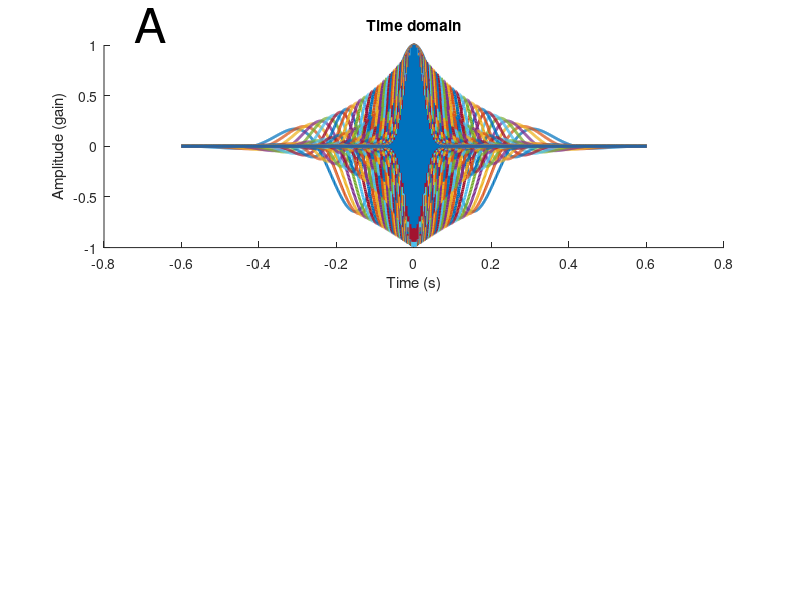

MATLAB code to generate this figure: (Note: this script raises an error after producing the figure.)
%% Step 1: Define Parameters

%initialize variables
srate = 1000; % 1,000Hz
% -500:0 baseline, 1:500 sample, 501:1310 delay (all in ms)
wavet = -0.6:1/srate:0.6; % in seconds (how long can this be in relation to the signal?)-impact min fwhm and freq
min_freq = 3; %in Hz
max_freq = 200;
num_frex = 50;
min_fwhm = .400; % in seconds (350ms)
max_fwhm = .050; % in seconds (50ms)
wavpts = length(wavet);
%there are N/2+1 frequencies between 0 and srate/2:
hz = linspace(0,srate/2,floor(wavpts/2)+1); % pos frequencies (not neg) up to Nyquist
frex = logspace(log10(min_freq),log10(max_freq),num_frex); %total num of freq's
% s    = logspace(log10(3),log10(12),num_frex)./(2*pi*frex); %width of gaussian
%fwhm of gaussian windows used to create wavelets logarithmically spaced:
fwhm = logspace(log10(min_fwhm),log10(max_fwhm),length(frex)); % in seconds


%% Step 2: Make wavelets, ensure they taper to 0 at either end in time domain and
% ensure Gaussian in frequency domain

% create wavelets using equation 3 from Cohen, 2018: "A better way to define
% and describe Morlet wavelets for time-frequency analysis"

% now using fwhm-specified in time domain
midp = dsearchn(wavet',0); %identify 0ms on wavelet time axis
% init outputs for empirical fwhm (time domain)
empfwhmT = zeros(length(frex),1);
for fi=1:length(frex) %loop over frequencies
    % create the Gaussian using the FWHM formula (equation 3):
    gwin = exp( (-4*log(2)*wavet.^2) ./ fwhm(fi)^2 ); 
    % measure the empirical fwhm (time domain):
    empfwhmT(fi) = wavet(midp-1+dsearchn(gwin(midp:end)',.5)) - ...
    wavet(dsearchn(gwin(1:midp)',.5));
end 
% empirical approximates specified (empfwhmT ~= fwhm)
% now make the wavelets and visualize them in time and frequency domains in
% addition to computing their fwhm 

empfwhmF = zeros(length(frex),1); %init outputs for emp fwhm (freq domain)

for fi=1:length(frex)
    %create wavelets using eq. 3: sin .* gaussian window
    wavelets(fi,:) = exp(2*1i*pi*frex(fi)*wavet).*exp( (-4*log(2)*wavet.^2) ./ fwhm(fi)^2 );
    wavelets_fft(fi,:) = fft(wavelets(fi,:)); % frequency domain (complex)
    wavelets_fft(fi,:) = wavelets_fft(fi,:)./max(wavelets_fft(fi,:)); % normalize 
    % measure the empirical fwhm (frequency domain)
    magnitude = abs(wavelets_fft(fi,1:length(hz)));
     % find left and right 1/2
    [~,peakx]  = max(wavelets_fft(fi,:)); 
    [~,left5]  = min(abs(wavelets_fft(fi,1:peakx)-.5));
    [~,right5] = min(abs(wavelets_fft(fi,peakx:end)-.5));
    right5 = right5+peakx-1;
    empfwhmF(fi) = hz(right5)-hz(left5);
end

% plot wavelets in time domain- ensure all taper to 0 (or very close)
figure(1), clf
subplot(211)
plot(wavet,real(wavelets),'linew',2)
xlabel('Time (s)'), ylabel('Amplitude (gain)')
text(-0.72,1.2,'A','fontsize',35); box off
title('Time domain'); ax=gca; ax.FontSize = 25;
% plot wavelets in frequency domain- ensure all are symmetric about their
% peak frequency and they taper to 0 on the ends
subplot(212)
plot(hz,abs(wavelets_fft(:,1:length(hz))).^2,'linew',2)
set(gca,'xlim',[0 225]); text(-23,1.08,'B','fontsize',35);
xlabel('Frequency (Hz)'), ylabel('Normalized Power')
title('Frequency domain'); ax=gca; ax.FontSize = 25; box off
export_fig('wavelets','-png','-transparent'); %save transparent pdf in pwd

% plot FWHM in time domain to show how much temporal smoothing occurs
figure(2), clf
subplot(211)
% plot(frex,empfwhmT*1000,'o:','markersize',8,'markerfacecolor','w','linew',2)
% semilogx(frex,empfwhmT*1000,'o:','markersize',8,'markerfacecolor','w','linew',2)
semilogx(frex,empfwhmT*1000,'.','markersize',25,'markerfacecolor','b')
% set(gca,'xlim',[0 max(frex)*1.05],'ylim',[0 max(empfwhmT)*1000*1.05])
set(gca,'ylim',[0 max(empfwhmT)*1000*1.05],'xminortick','off'); 
xticks(round(frex(1:3:end),1)); ylabel('FWHM (ms)')
text(2.2,max(empfwhmT)*1000*1.05+35,'A','fontsize',35);
title('Temporal Resolution log-lin'); ax=gca; ax.FontSize = 25;
ax.XTickLabel=[]; box off

% plot FWHM in frequency domain to show how much spectral smoothing occurs
subplot(212)
% plot(frex,empfwhmF,'s:','markersize',10,'markerfacecolor','w','linew',2)
% semilogx(frex,empfwhmF,'s:','markersize',8,'markerfacecolor','w','linew',2)
semilogx(frex,empfwhmF,'.','markersize',25,'markerfacecolor','b')
set(gca,'ylim',[0 max(empfwhmF)*1.05],'xminortick','off')
text(2.2,max(empfwhmF)*1.05+1,'B','fontsize',35);
xticks(round(frex(1:3:end),1)); box off
% set(gca,'xlim',[0 max(frex)*1.05],'ylim',[0 max(empfwhmF)*1.05],'xtick',frex)
xlabel('Wavelet frequency (Hz)'), ylabel('FWHM (Hz)')
title('Spectral Resolution log-lin'); ax=gca; ax.FontSize = 25;
export_fig('fwhm smoothing','-png','-transparent'); %save transparent pdf in pwd

% Prepped figs for paper- check after the T/F analysis, may need
% to change parameters of wavelets to extract analytic signal in diff ways

% now move onto TF analysis
